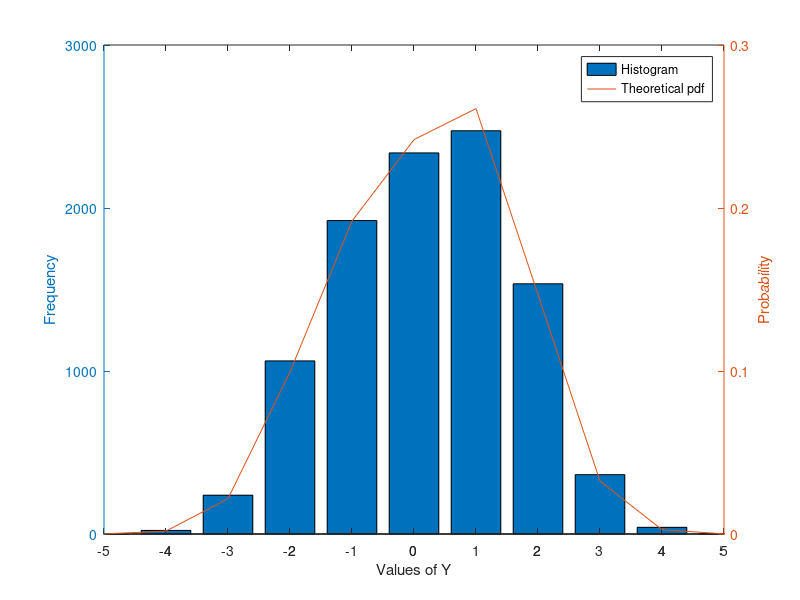

Recreate this plot in MATLAB.
randnum=zeros(10000,1);
for i=1:10000
    if (rand()>0.6)
        randnum(i,1)=normrnd(-1,1);
    else
        randnum(i,1)=normrnd(1,1);
    end
end
x=-5:1:5;
y1=hist(randnum,x);
y2=0.4*normpdf(x,-1,1)+0.6*normpdf(x,1,1);
[Fig]=plotyy(x,y1,x,y2,'bar','plot')
set(get(Fig(1),'Ylabel'),'String','Frequency');
set(get(Fig(2),'Ylabel'),'String','Probability');
set(Fig(1),'Ylim',[0,3000]);
set(Fig(2),'Ylim',[0,0.3]);
set(Fig(1),'YTick',[0:1000:3000]);
set(Fig(2),'YTick',[0:0.1:0.3]);
xlabel('Values of Y')
legend('Histogram','Theoretical pdf')

